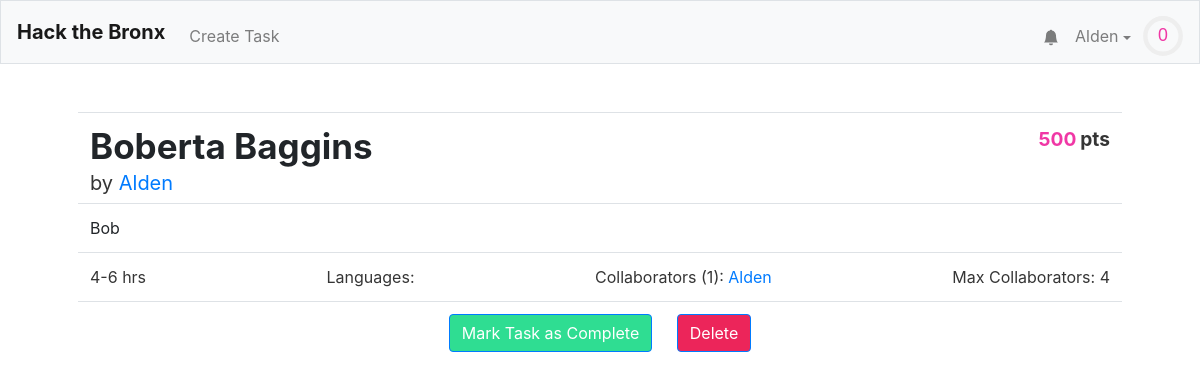
Page /task/1 (signed in) on the earlier database version.
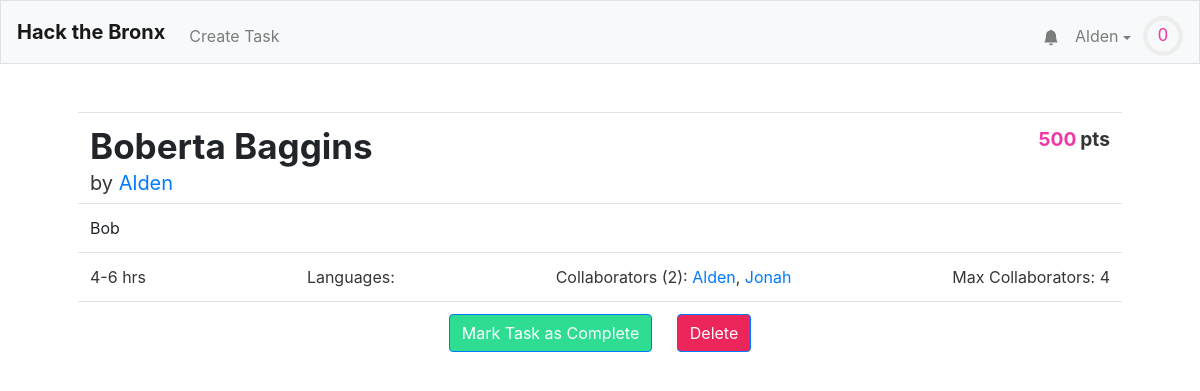
Same page on the later database version.
### tables this page shows
CREATE TABLE "users" (
	"id"	INTEGER NOT NULL UNIQUE,
	"username"	TEXT NOT NULL UNIQUE,
	"hash"	TEXT NOT NULL,
	"email"	TEXT,
	"tasks"	TEXT,
	"points"	INTEGER NOT NULL DEFAULT 0,
	"numcomplete"	INTEGER NOT NULL DEFAULT 0,
	"notifications"	BLOB,
	PRIMARY KEY("id" AUTOINCREMENT)
);

### application.py (the view, shortened to what this page needs)
@app.route("/task/<id>", methods=["GET", "POST"])
@login_required
def task(id):
    if request.method == "GET":
        task = db.execute("SELECT * FROM tasks WHERE id = :id", id=id)[0]
        creator = db.execute("SELECT * FROM users WHERE id = :id", id=task['creator'])[0]
        ids = debyte(task['collaborators'])
        task['collaborators'] = [db.execute("SELECT * FROM users WHERE id = :id", id=a)[0] for a in ids]
        collaborators = task['collaborators']
        task["points"] = calculate_points(task)
        return render_template("task.html",is_user_task=(task["creator"]==session["user_id"]),is_collab_task=(session["user_id"] in ids),enumerate=enumerate,len=len,collaborators=collaborators,task=task, creator=creator, user=getuser(session, db))

### application.py (called while the page is built)
@app.after_request
def after_request(response):
    response.headers["Cache-Control"] = "no-cache, no-store, must-revalidate"
    response.headers["Expires"] = 0
    response.headers["Pragma"] = "no-cache"
    return response

### helpers.py (called while the page is built)
def login_required(f):
    @wraps(f)
    def decorated_function(*args, **kwargs):
        if session.get("user_id") is None:
            return redirect("/login")
        return f(*args, **kwargs)
    return decorated_function

def debyte(obj):
    return pickle.loads(obj)

def getuser(session, db):
    user =  db.execute("SELECT * FROM users WHERE id = :id", id=session["user_id"])[0]
    user["level"]=int(user['points']**.5//10)
    user["level-progress"] = (user['points']**.5%8)/(((user["level"]+1)*10)**2)
    user["notifications"] = debyte(user["notifications"]) if user["notifications"] else []
    user["notification-amount"] = len(user["notifications"])
    return user

def calculate_points(task):
    if task['hmin'] and task['hmax']:
        total = int(min((task['hmin']+task['hmax'])/2 * 100, 500))
    else:
        total = 0
    return total

### templates/task.html (shortened to what this page needs)
{% extends "layout.html" %}
{% block head %}
    <link href="/static/task.css" rel="stylesheet">
{% endblock %}
{% block main %}
<table class="table">
  <tbody>
    <tr>
      <td class="title"><h1>{{ task.title }}</h1><span class="creator-text">by <a href="/profile/{{creator.username}}">{{creator.username}}</a></span></td><td class="pts-td"><span class="points"><span>{{task.points}}</span><div> pts</div></span></td>
    </tr>
    {% if "description" in task %}
    <tr>
      <td colspan="2" class="description-text">{{task.description}}</td>
    </tr>
    {% endif %}
    <tr>
      <td colspan="2" width="100%">
        <div class="stats">
        <span class="hours-text">{{task.hmin}}-{{task.hmax}} hrs</span>
        <span class="languages-text">Languages: {{task.languages}}</span>
        <span class="collaborators-text">Collaborators ({{len(collaborators)}}): {% for i,c in enumerate(collaborators)%}<a href="/profile/{{c['username']}}">{{c['username']}}</a>{% if i < len(collaborators)-1%}, {% endif %}{% endfor %}</span>
        <span class="cmax-text">Max Collaborators: {{task.cmax}}</span>
      </div>
      </td>
    </tr>
    {% if is_user_task %}
    <tr>
      <td colspan="2" width="100%" style="text-align: center;">
        <button onclick = "openCompleteConfirmModal()" class="btn btn-primary accept-button">Mark Task as Complete</button>
        <button onclick = "openDeleteConfirmModal()" class="btn btn-primary reject-button">Delete</button>
      </td>
    </tr>
    {% elif is_collab_task %}
    <tr>
      <td colspan="2" width="100%" style="text-align: center;">
        <button onclick = "postData('leave')" class="btn btn-primary reject-button">Leave Task</button>
      </td>
    </tr>
    {% else %}
    <tr>
      <td colspan="2" width="100%" style="text-align: center;">
        <button onclick = "postData('join')" class="btn btn-primary accept-button">Request to Join</button>
      </td>
    </tr>
    {% endif %}
  </tbody>
</table>
{% endblock %}

### templates/layout.html (shortened to what this page needs)
<!DOCTYPE html>
<html lang="en">
    <head>
        <link href="https://maxcdn.bootstrapcdn.com/bootstrap/4.1.3/css/bootstrap.min.css" rel="stylesheet">
        {% block head %}{% endblock %}
        <link href="/static/styles.css" rel="stylesheet">
    </head>
    <body>
        <nav style = "height: 8vh" class="navbar navbar-expand-md navbar-light bg-light border">
            <a class="navbar-brand" href="/"><b>Hack the Bronx</b></a>
            <div class="collapse navbar-collapse" id="navbar">
                {% if session.user_id %}
                    <ul class="navbar-nav mt-2">
                        <li class="nav-item"><a class="nav-link" href="/taskCreation">Create Task</a></li>
                    </ul>
                    <ul class="navbar-nav ml-auto mt-2">
                        <li style="position: relative; transform:translateX(8px) translateY(7.5px);"class="nav-item"><a class="nav-link" href="/notifications"><svg xmlns="http://www.w3.org/2000/svg" width="16" height="16" fill="currentColor" class="bi bi-bell-fill" viewBox="0 0 16 16">
  <path d="M8 16a2 2 0 0 0 2-2H6a2 2 0 0 0 2 2zm.995-14.901a1 1 0 1 0-1.99 0A5.002 5.002 0 0 0 3 6c0 1.098-.5 6-2 7h14c-1.5-1-2-5.902-2-7 0-2.42-1.72-4.44-4.005-4.901z"/>
</svg></a><span style="display:{{ "none" if user["notification-amount"] == 0 else "flex" }};" class="notification-circle">{{user["notification-amount"]}}</span></li>
                        <li class="nav-item">
                            <div id="user-information-dropdown">
                              <button onclick="showUserDropdown()" id="user-information-dropname" class="nav-link">{{ session.user_name }} <span class="dropdown-caret"></span></button>
                            </div>
                        </li>
                        <li class="nav-item">
                            <div style = "margin-left: -4px;">
                                <svg viewBox="0 0 36 36" style="transform: translateY(8px); width: 40px;">
                                    <path class="level-display-bg"
                                d="M18 2.0845
                                  a 15.9155 15.9155 0 0 1 0 31.831
                                  a 15.9155 15.9155 0 0 1 0 -31.831"
                              />
                                  <path class = "level-display"
                                    d="M18 2.0845
                                      a 15.9155 15.9155 0 0 1 0 31.831
                                      a 15.9155 15.9155 0 0 1 0 -31.831"
                                    fill="none"
                                    stroke="#444";
                                    stroke-width="1";
                                    stroke-dasharray="{{ user["level-progress"] }}, 100";
                                  />
                                  <text x="18" y="22.8" class="level">{{user["level"]}}</text>
                                </svg>
                            </div>
                        </li>
                    </ul>
                {% endif %}
            </div>
        </nav>
        <main class="container p-5">
            {% block main %}{% endblock %}
        </main>
    </body>
</html>

Differences in the rows shown:
changed users "Alden": now shows ","
now on this page (row unchanged): users: username "Jonah"
Other differences:
{{ len(collaborators) }}: "1" → "2"
